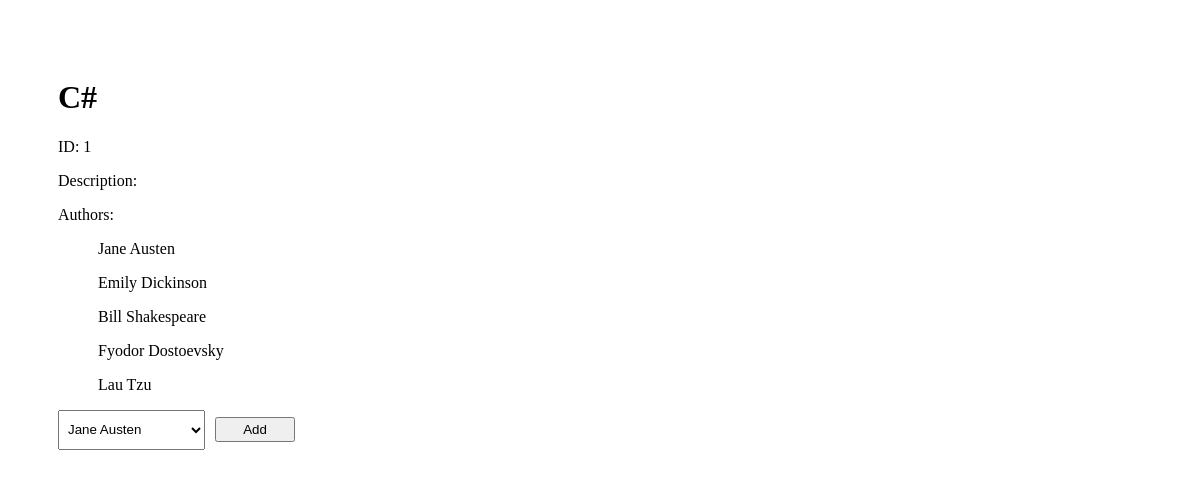
Page /books/1 on the earlier database version.
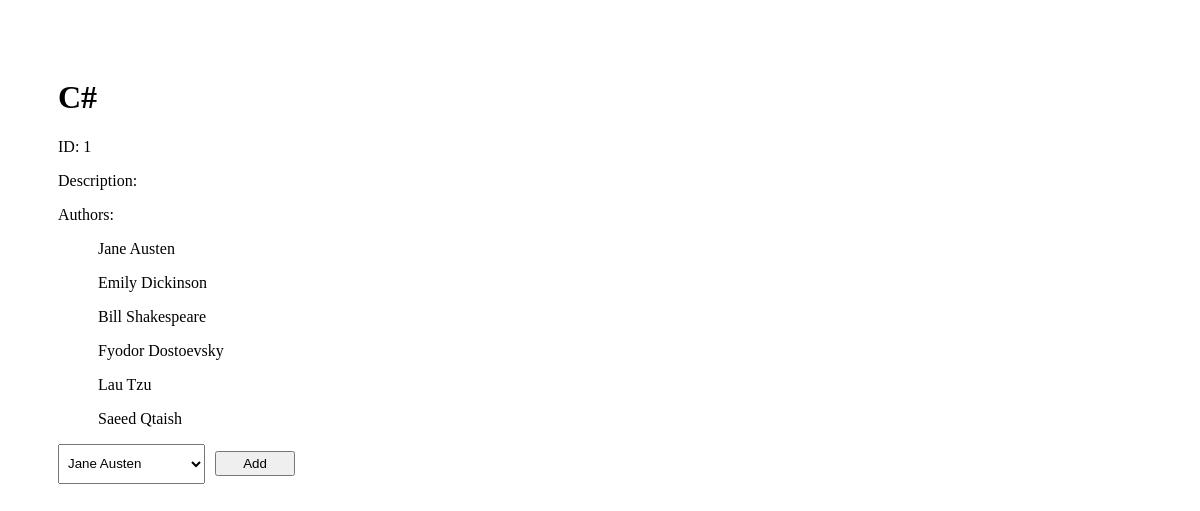
Same page on the later database version.
### books_authors_app/models.py (models this page shows)
class Author (models.Model):
    first_name=models.CharField(max_length=45)
    last_name=models.CharField(max_length=45)
    books=models.ManyToManyField(Book,related_name='authors')
    notes=models.TextField(default="")
    created_at=models.DateTimeField(auto_now_add=True)
    updated_at=models.DateTimeField(auto_now=True)

### books_authors_app/views.py (the view)
# urls.py: path('books/<int:id>', views.show_book),
def show_book(request,id):
    book_x=Book.objects.get(id=id)
    data={
        "book_title":book_x.title,
        "book_desc":book_x.desc,
        "book_authors":book_x.authors.all(),
        "book_id":book_x.id,
        "authors":Author.objects.all(),
    }
    return render(request,"book.html", data)

### books_authors_app/templates/book.html (shortened to what this page needs)
<!DOCTYPE html>
<html lang="en">
<head>
    {%load static%}
    <link rel="stylesheet" href="{% static 'style2.css' %}">
</head>
<body>
    <h1>{{book_title}}</h1>
    <p>ID: {{book_id}}<p>
    <p>Description:  {{book_desc}}</p>
    <p>Authors:</p>
    {%for author in book_authors%}
        <ul>{{author.first_name}} {{author.last_name}}</ul>
    {%endfor%}
    <form action="/process2/{{book_id}}" method="post">
        <select name="authors" id="authors">
            {%for author in authors%}
                <option value="{{author.id}}">{{author.first_name}} {{author.last_name}}</option>
            {%endfor%}
            <input type="submit" value="Add" class="button">
        </select>
    </form>
</body>
</html>

Differences in the rows shown:
added Author: first_name "Saeed", last_name "Qtaish"
